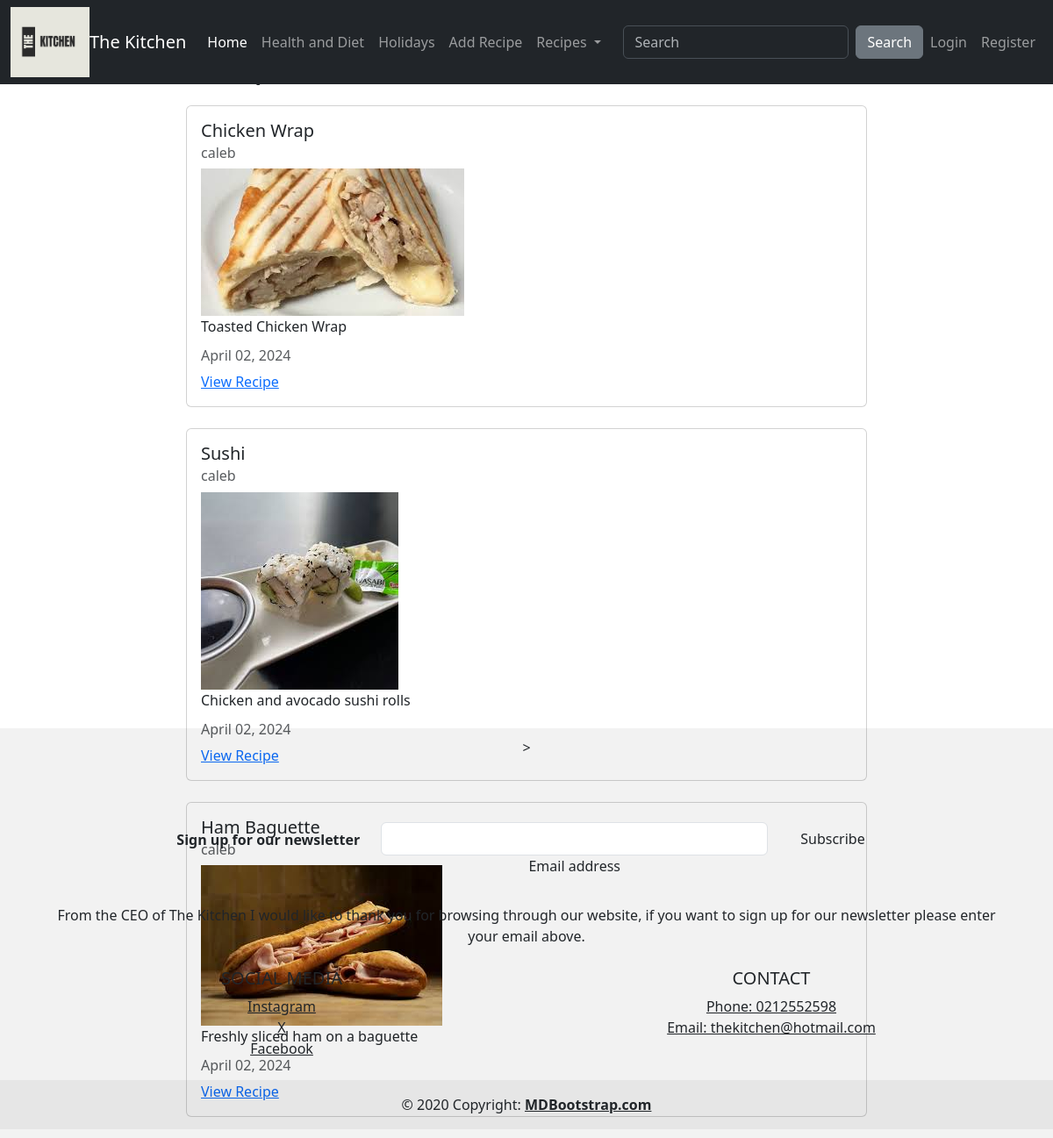
The page /recipes/2/ on the database its author committed.
### recipe/models.py (models this page shows, shortened)
class recipe(models.Model):
    title = models.CharField(max_length = 100)
    description = models.TextField()
    image = models.ImageField(upload_to="recipe_images", null=True)
    author = models.ForeignKey(User, on_delete = models.CASCADE)
    created_at = models.DateTimeField(auto_now_add = True)
    updated_at = models.DateTimeField(auto_now = True)
    ingredients = models.TextField(null=True)
    method = models.TextField(null=True)
    meal_type = models.ForeignKey(MealType, on_delete=models.CASCADE, null=True)
    meal_diet = models.ManyToManyField(MealDiet, help_text="Hold ctrl or cmd to select more than one option")
    meal_holiday = models.ManyToManyField(HolidayMeal, help_text="Hold ctrl or cmd to select more than one option")

### recipe/views.py (the view)
# urls.py: path('recipes/<int:meal_id>/', views.meal_display, name='recipes-recipes'),
def meal_display(request, meal_id):
    meal = get_object_or_404(models.MealType, pk=meal_id)
    meals_in_category = models.recipe.objects.filter(meal_type=meal)
    context ={
        'meal': meal,
        'meal_type': meals_in_category,
    }
    return render(request, 'recipe/recipes.html', context)

### recipe/templates/recipe/recipes.html
{% extends "recipe/base.html" %}
{% block content %}
<h1>Recipes:</h1>
{% for recipe in meal_type %}
<div class="card my-4">
    <div class="card-body">
      <h5 class="card-title">{{ recipe.title }}</h5>
      <h6 class="card-subtitle mb-2 text-muted">{{ recipe.author }}</h6>
      <img src="{{ recipe.image.url }}">
      <p class="card-text">{{ recipe.description }}</p>
      <h6 class="card-subtitle mb-2 text-muted">{{ recipe.updated_at|date:"F d, Y" }}</h6>
      <a href="{% url 'recipes-detail' recipe.pk %}" class="card-link">View Recipe</a>
    </div>
</div>
{% endfor %}
{% endblock content %}

### rows shown on the page
recipe: title "Chicken Wrap", author "caleb", image (picture), description "Toasted Chicken Wrap", updated_at "April 02, 2024"
recipe: title "Sushi", author "caleb", image (picture), description "Chicken and avocado sushi rolls", updated_at "April 02, 2024"
recipe: title "Ham Baguette", author "caleb", image (picture), description "Freshly sliced ham on a baguette", updated_at "April 02, 2024"
